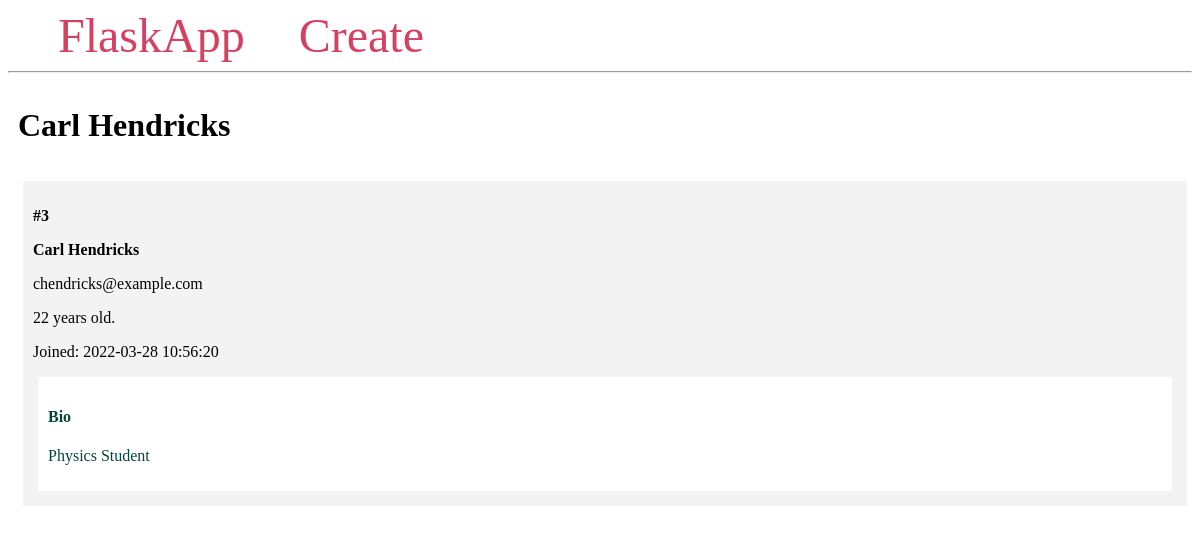
Screenshot of /3/ with the database file from the repository.
### app.py (models this page shows, shortened)
class Student(db.Model):
    id = db.Column(db.Integer, primary_key = True)
    first_name = db.Column(db.String(100), nullable = False)
    last_name = db.Column(db.String(100), nullable = False)
    email = db.Column(db.String(100), unique = True, nullable = False)
    age = db.Column(db.Integer, nullable = False)
    created_at = db.Column(db.DateTime(timezone = True), server_default = func.now())
    bio = db.Column(db.Text)

### app.py (the view)
@app.route('/<int:student_id>/')
def student(student_id):
    student = Student.query.get_or_404(student_id)
    return render_template('student.html', student = student)

### templates/student.html
{% extends 'base.html' %}
{% block content %}
    <span class="title">
        <h1>{% block title %} {{ student.first_name }} {{ student.last_name }}{% endblock %}</h1>
    </span>
    <div class="content">
            <div class="student">
                <p><b>#{{ student.id }}</b></p>
                <b>
                    <p class="name">{{ student.first_name }} {{ student.last_name }}</p>
                </b>
                <p>{{ student.email }}</p>
                <p>{{ student.age }} years old.</p>
                <p>Joined: {{ student.created_at }}</p>
                <div class="bio">
                    <h4>Bio</h4>
                    <p>{{ student.bio }}</p>
                </div>
            </div>
    </div>
{% endblock %}

### templates/base.html (style rules this page uses)
.title { margin: 5px; }
.content { margin: 5px; width: 100%; display: flex; flex-direction: row; flex-wrap: wrap; }
.student { flex: 20%; padding: 10px; margin: 5px; background-color: #f3f3f3; inline-size: 100%; }
.bio { padding: 10px; margin: 5px; background-color: #ffffff; color: #004835; }

### rows the page displays
Student: first_name "Carl", last_name "Hendricks", id "3", email "chendricks@example.com", age "22", created_at "2022-03-28 10:56:20", bio "Physics Student"
